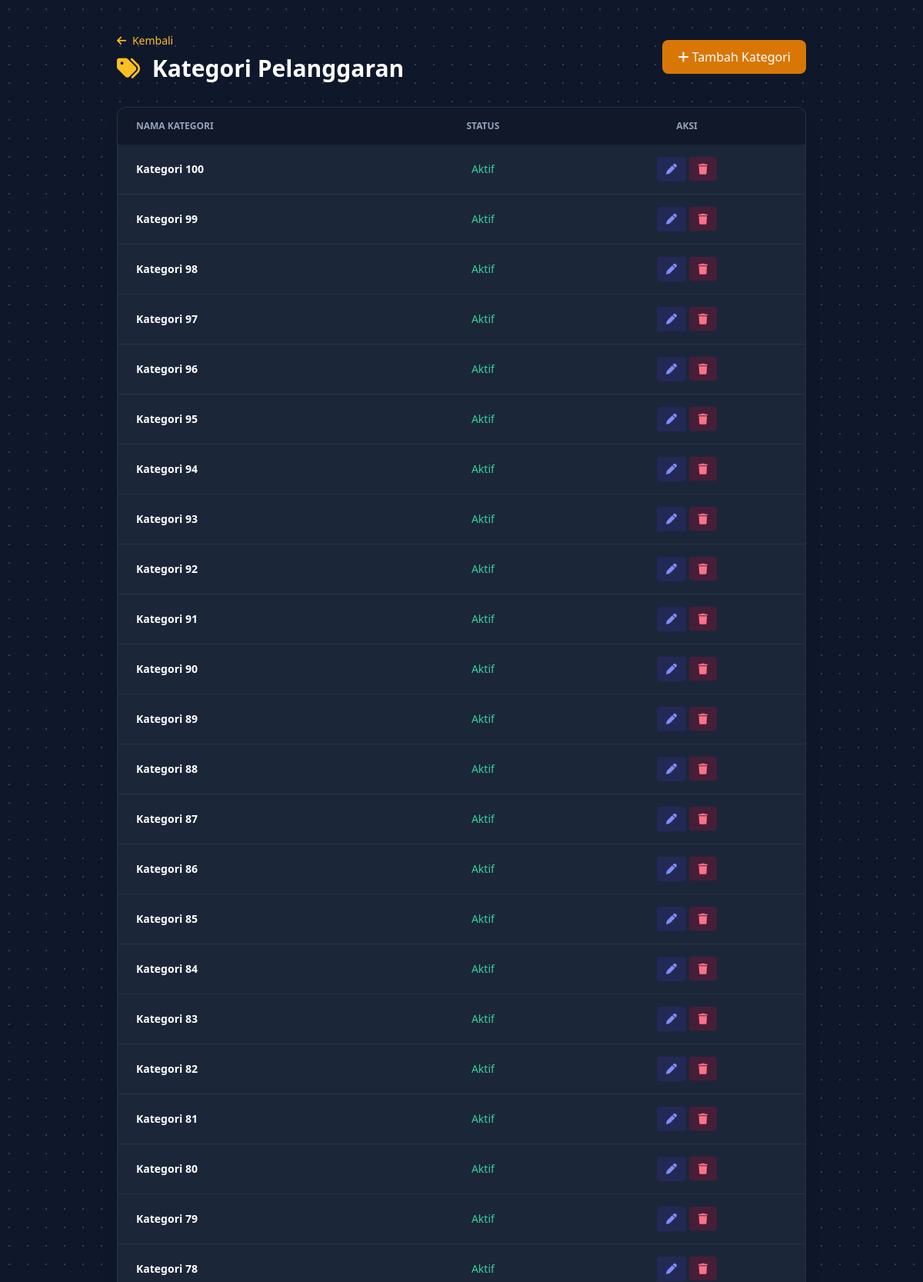
The page /kelola_kategori_pelanggaran.php (signed in, upper part) on the database its author committed.
### tables this page shows
CREATE TABLE `t_pelanggaran_kategori` (
  `id` int(11) NOT NULL,
  `nama` varchar(100) DEFAULT NULL,
  `deskripsi` text NOT NULL,
  `status_aktif` tinyint(1) NOT NULL,
  `created_at` timestamp NOT NULL DEFAULT current_timestamp(),
  `updated_at` timestamp NOT NULL DEFAULT current_timestamp()
);

### kelola_kategori_pelanggaran.php (the view, shortened to what this page needs)
<?php
include 'config/koneksi.php';
$query_data = "SELECT * FROM t_pelanggaran_kategori ORDER BY id DESC";
$result = mysqli_query($koneksi, $query_data);
?>
<!DOCTYPE html>
<html lang="id">
<head>
    <script src="https://cdn.tailwindcss.com"></script>
    <link href="https://cdnjs.cloudflare.com/ajax/libs/font-awesome/6.4.0/css/all.min.css" rel="stylesheet">
</head>
<body class="bg-radial-dots text-slate-200 min-h-screen p-6 md:p-10">
    <div class="max-w-4xl mx-auto">
        <div class="flex justify-between items-center mb-8">
            <div>
                <a href="dashboard_admin.php" class="text-amber-400 hover:text-amber-300 text-sm mb-2 inline-block"><i class="fa-solid fa-arrow-left mr-1"></i> Kembali</a>
                <h1 class="text-3xl font-bold text-white"><i class="fa-solid fa-tags text-amber-400 mr-2"></i> Kategori Pelanggaran</h1>
            </div>
            <button onclick="openModal('create')" class="bg-amber-600 hover:bg-amber-500 text-white px-5 py-2.5 rounded-lg font-medium"><i class="fa-solid fa-plus"></i> Tambah Kategori</button>
        </div>
        <div class="glass-card rounded-xl overflow-hidden shadow-xl border border-slate-700/50">
            <table class="w-full text-left text-sm text-slate-300">
                <thead class="bg-slate-900/90 text-slate-400 uppercase text-xs">
                    <tr>
                        <th class="px-6 py-4">Nama Kategori</th>
                        <th class="px-6 py-4 text-center">Status</th>
                        <th class="px-6 py-4 text-center">Aksi</th>
                    </tr>
                </thead>
                <tbody class="divide-y divide-slate-700/50">
                    <?php while ($data = mysqli_fetch_assoc($result)): ?>
                        <tr class="hover:bg-slate-800/60">
                            <td class="px-6 py-4 font-bold text-white"><?php echo htmlspecialchars($data['nama']); ?></td>
                            <td class="px-6 py-4 text-center">
                                <?php echo $data['status_aktif'] == 1 ? '<span class="text-emerald-400">Aktif</span>' : '<span class="text-slate-500">Non-Aktif</span>'; ?>
                            </td>
                            <td class="px-6 py-4 text-center">
                                <button onclick='openEditModal(<?php echo json_encode($data); ?>)' class="px-3 py-1.5 bg-indigo-900/40 text-indigo-400 rounded hover:bg-indigo-600 hover:text-white"><i class="fa-solid fa-pen"></i></button>
                                <a href="kelola_kategori_pelanggaran.php?delete_id=<?php echo $data['id']; ?>" onclick="return confirm('Hapus kategori?')" class="px-3 py-1.5 bg-rose-900/40 text-rose-400 rounded hover:bg-rose-600 hover:text-white"><i class="fa-solid fa-trash"></i></a>
                            </td>
                        </tr>
                    <?php endwhile; ?>
                </tbody>
            </table>
        </div>
    </div>
</body>
</html>

### kelola_kategori_pelanggaran.php (style rules this page uses)
.bg-radial-dots { background-color: #0f172a; background-image: radial-gradient(#334155 1px, transparent 1px); background-size: 24px 24px; }
.glass-card { background: rgba(30, 41, 59, 0.9); backdrop-filter: blur(10px); border: 1px solid rgba(255, 255, 255, 0.1); }

### rows shown on the page
t_pelanggaran_kategori: nama "Kategori 100", status_aktif "Aktif"
t_pelanggaran_kategori: nama "Kategori 99", status_aktif "Aktif"
t_pelanggaran_kategori: nama "Kategori 98", status_aktif "Aktif"
t_pelanggaran_kategori: nama "Kategori 97", status_aktif "Aktif"
t_pelanggaran_kategori: nama "Kategori 96", status_aktif "Aktif"
t_pelanggaran_kategori: nama "Kategori 95", status_aktif "Aktif"
t_pelanggaran_kategori: nama "Kategori 94", status_aktif "Aktif"
t_pelanggaran_kategori: nama "Kategori 93", status_aktif "Aktif"
t_pelanggaran_kategori: nama "Kategori 92", status_aktif "Aktif"
t_pelanggaran_kategori: nama "Kategori 91", status_aktif "Aktif"
t_pelanggaran_kategori: nama "Kategori 90", status_aktif "Aktif"
t_pelanggaran_kategori: nama "Kategori 89", status_aktif "Aktif"
t_pelanggaran_kategori: nama "Kategori 88", status_aktif "Aktif"
t_pelanggaran_kategori: nama "Kategori 87", status_aktif "Aktif"
t_pelanggaran_kategori: nama "Kategori 86", status_aktif "Aktif"
t_pelanggaran_kategori: nama "Kategori 85", status_aktif "Aktif"
t_pelanggaran_kategori: nama "Kategori 84", status_aktif "Aktif"
t_pelanggaran_kategori: nama "Kategori 83", status_aktif "Aktif"
t_pelanggaran_kategori: nama "Kategori 82", status_aktif "Aktif"
t_pelanggaran_kategori: nama "Kategori 81", status_aktif "Aktif"
t_pelanggaran_kategori: nama "Kategori 80", status_aktif "Aktif"
t_pelanggaran_kategori: nama "Kategori 79", status_aktif "Aktif"
t_pelanggaran_kategori: nama "Kategori 78", status_aktif "Aktif"
